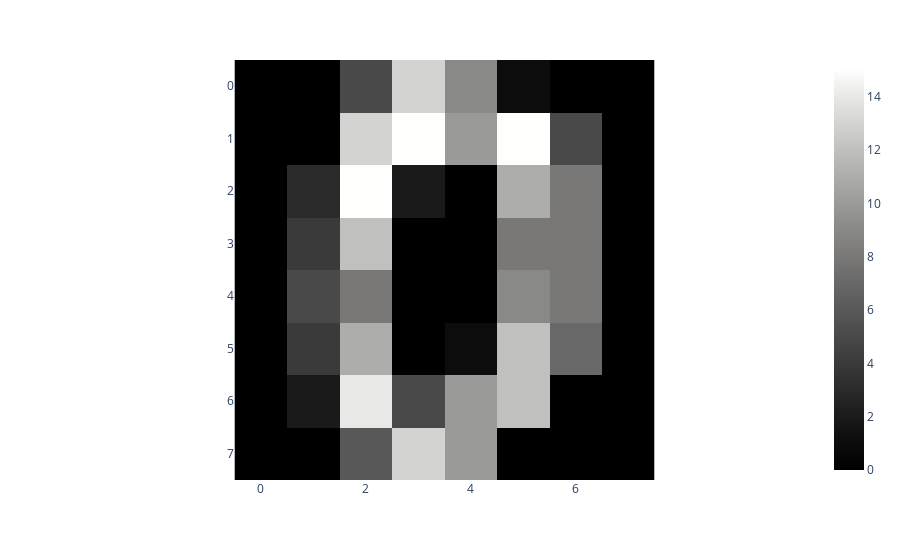

Here is the notebook cell this chart was saved with:
### Markdown cell above
* Can you visualize the first image in data ?

### Code cell
from plotly import express as px
first_image = data[0,:].reshape([8,8])
px.imshow(first_image,  color_continuous_scale='gray')

### Figure 1 — Plotly figure (JSON) as saved in the notebook; plotly's stock layout.template omitted (floating-point values rounded to 4 significant figures)
{"data": [{"coloraxis": "coloraxis", "hovertemplate": "x: %{x}<br>y: %{y}<br>color: %{z}<extra></extra>", "name": "0", "type": "heatmap", "xaxis": "x", "yaxis": "y", "z": [[0, 0, 5, 13, 9, 1, 0, 0], [0, 0, 13, 15, 10, 15, 5, 0], [0, 3, 15, 2, 0, 11, 8, 0], [0, 4, 12, 0, 0, 8, 8, 0], [0, 5, 8, 0, 0, 9, 8, 0], [0, 4, 11, 0, 1, 12, 7, 0], [0, 2, 14, 5, 10, 12, 0, 0], [0, 0, 6, 13, 10, 0, 0, 0]]}], "layout": {"coloraxis": {"colorscale": [[0, "rgb(0, 0, 0)"], [0.09091, "rgb(16, 16, 16)"], [0.1818, "rgb(38, 38, 38)"], [0.2727, "rgb(59, 59, 59)"], [0.3636, "rgb(81, 80, 80)"], [0.4545, "rgb(102, 101, 101)"], [0.5455, "rgb(124, 123, 122)"], [0.6364, "rgb(146, 146, 145)"], [0.7273, "rgb(171, 171, 170)"], [0.8182, "rgb(197, 197, 195)"], [0.9091, "rgb(224, 224, 223)"], [1, "rgb(254, 254, 253)"]]}, "margin": {"t": 60}, "xaxis": {"anchor": "y", "constrain": "domain", "domain": [0, 1], "scaleanchor": "y"}, "yaxis": {"anchor": "x", "autorange": "reversed", "constrain": "domain", "domain": [0, 1]}}}
